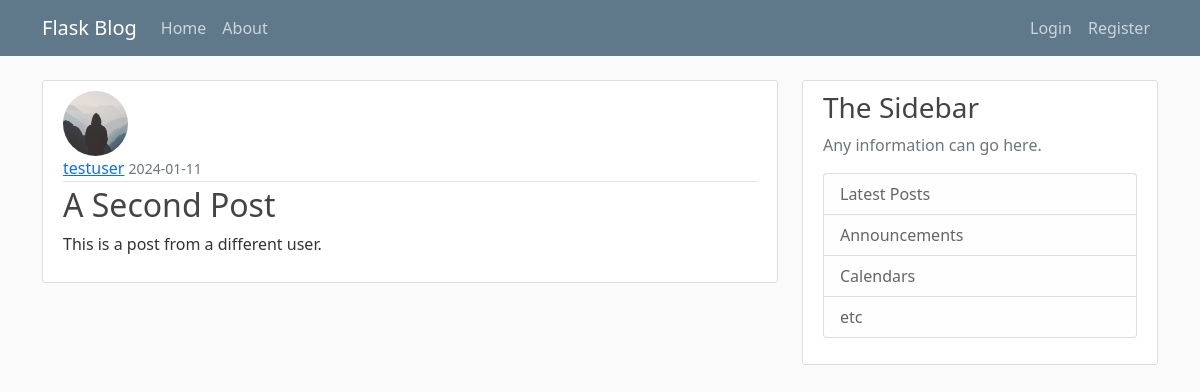
Screenshot of /post/2 with the database file from the repository.
### flaskblog/models.py (models this page shows, shortened)
class User(db.Model, UserMixin):
    id = db.Column(db.Integer, primary_key=True)
    username = db.Column(db.String(20), unique=True, nullable=False)
    email = db.Column(db.String(120), unique=True, nullable=False)
    image_file = db.Column(db.String(20), nullable=False, default='default.jpg')
    password = db.Column(db.String(60), nullable=False)
    posts = db.relationship('Post', backref='author', lazy=True)

class Post(db.Model):
    id = db.Column(db.Integer, primary_key=True)
    title =  db.Column(db.String(100), nullable=False)
    date_posted = db.Column(db.DateTime, nullable=False, default=datetime.utcnow)
    content = db.Column(db.Text, nullable=False)
    user_id = db.Column(db.Integer, db.ForeignKey('user.id'), nullable=False)

### flaskblog/posts/routes.py (the view)
@posts.route("/post/<int:post_id>")
def post(post_id):
    post = Post.query.get_or_404(post_id)
    return render_template('post.html', title=post.title, post=post)

### flaskblog/templates/post.html (shortened to what this page needs)
{% extends "layout.html" %}
{% block content %}
    <article class="media content-section">
        <img class="rounded-circle article-img" src="{{ url_for('static', filename='profile_pics/' + post.author.image_file) }}" alt="">
        <div class="media-body">
        <div class="article-metadata">
            <a class="mr-2" href="{{ url_for('users.user_posts', username=post.author.username) }}">{{ post.author.username }}</a>
            <small class="text-muted">{{ post.date_posted.strftime('%Y-%m-%d') }}</small>
        </div>
        <h2 class="article-title">{{ post.title }}</h2>
        <p class="article-content">{{ post.content }}</p>
        </div>
    </article>
{% endblock content %}

### flaskblog/static/main.css (style rules this page uses)
body { background: #fafafa; color: #333333; margin-top: 5rem; }
h1, h2, h3, h4, h5, h6 { color: #444444; }
.content-section { background: #ffffff; padding: 10px 20px; border: 1px solid #dddddd; border-radius: 3px; margin-bottom: 20px; }
.article-title { color: #444444; }
.article-content { white-space: pre-line; }
.article-img { height: 65px; width: 65px; margin-right: 16px; }
.article-metadata { padding-bottom: 1px; margin-bottom: 4px; border-bottom: 1px solid #e3e3e3 }

### rows the page displays
User: image_file (placeholder picture), author.username "testuser"
Post: date_posted "2024-01-11", title "A Second Post", content "This is a post from a different user."
